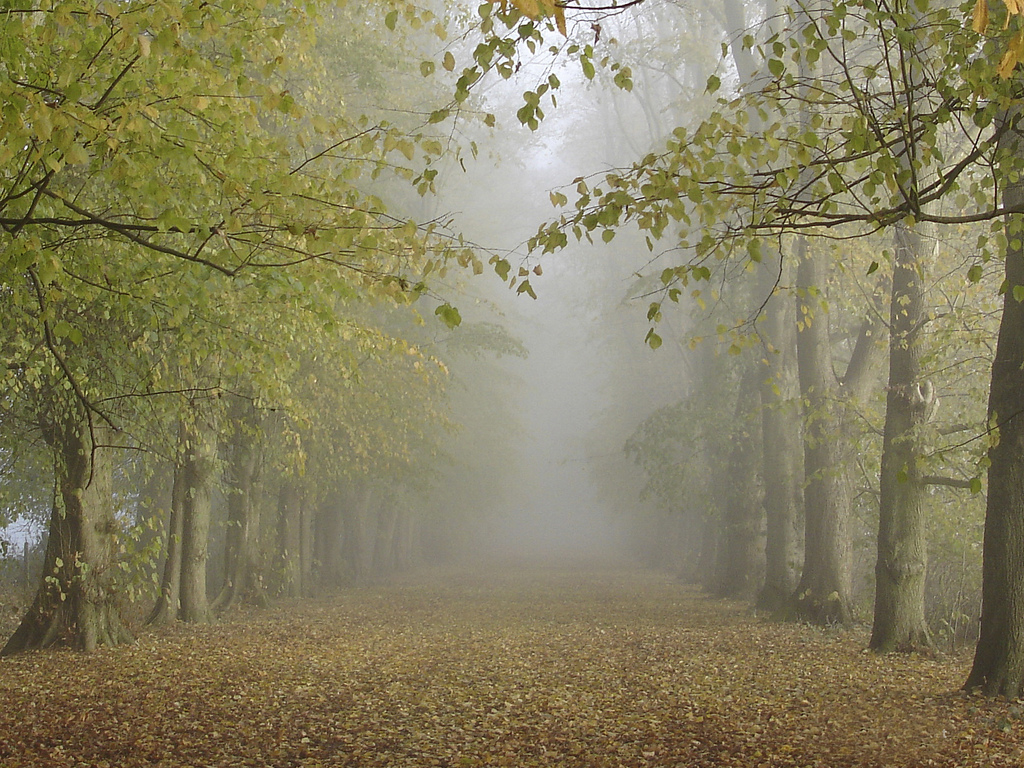
%> input picture JavaVersion/matlab/EnhanceViaRetinexDTCWT/EnhanceViaRetinexDTCWT/images/forest.jpg, 1024 x 768 px
$ octave demo2.m   (GNU Octave 9; MATLAB toolbox functions it lacks are replaced by stand-ins)
%> lines starting %> are read from the running program, lines starting %| are printed output that depends on the picture
### JavaVersion/matlab/OptimizedContrastEnhance/OptimizedContrastEnhance/SimplestColorBalance.m
function outval = SimplestColorBalance(im_org);
satLevel1 = 0.001;
satLevel2 = 0.005;
num = 255;
% SimplestColorBalance(im_orig, satLevel)
% Performs color balancing via histogram normalization.
% satLevel controls the percentage of pixels to clip to white and black.
% Set plot = 0 or 1 to turn diagnostic plots on or off.
if ndims(im_org) == 3
    [m, n, p] = size(im_org);
    imRGB_orig = zeros(p, m * n);
    for i = 1 : p
        imRGB_orig(i, :) = reshape(double(im_org(:, :, i)), [1, m * n]);
        %imRGB_orig(i, :) = imRGB_orig(i, :) / max(imRGB_orig(i, :)) * 255;
    end
else
    [m, n] = size(im_org);
    p = 1;
    imRGB_orig = reshape(double(im_org), [1, m * n]);
    %imRGB_orig = imRGB_orig / max(imRGB_orig) * 255;
end
% full width histogram method
% percentage of the image to saturate to black or white, tweakable param
q = [satLevel1, 1 - satLevel2];
imRGB = zeros(size(imRGB_orig));
for ch = 1 : p
    tiles = quantile(imRGB_orig(ch, :), q);
    temp = imRGB_orig(ch, :);
    temp(find(temp < tiles(1))) = tiles(1);
    temp(find(temp > tiles(2))) = tiles(2);
    imRGB(ch, :) = temp;
    bottom = min(imRGB(ch, :));
    top = max(imRGB(ch, :));
    imRGB(ch, :) = (imRGB(ch, :) - bottom) * num / (top - bottom);
end
if ndims(im_org) == 3
    outval = zeros(size(im_org));
    for i = 1 : p
        outval(:, :, i) = reshape(imRGB(i, :), [m, n]);
    end
else
    outval = reshape(imRGB, [m, n]);
end
%imshow([im_orig,uint8(outval)])

### JavaVersion/matlab/OptimizedContrastEnhance/OptimizedContrastEnhance/AirlightEstimate.m
% Airlight Estimation
function A = AirlightEstimate(img, blocksize, showFigure)
im = img;
[M, N, ~] = size(im);
point = [0,0];
y = 1;
while M * N > blocksize
    % divided image into 4 rectangular region
    subim{1} = im(1:floor(M/2), 1:floor(N/2), :);
    subim{2} = im(1:floor(M/2), floor(N/2)+1:end, :);
    subim{3} = im(floor(M/2)+1:end, 1:floor(N/2), :);
    subim{4} = im(floor(M/2)+1:end, floor(N/2)+1:end, :);
    % for each sub-image, calculate its score (mean substract std)
    s(1) = mean2(subim{1}(:,:,1)) - std2(subim{1}(:,:,1)) + ...
        mean2(subim{1}(:,:,2)) - std2(subim{1}(:,:,2)) + ...
        mean2(subim{1}(:,:,3)) - std2(subim{1}(:,:,3));
    s(2) = mean2(subim{2}(:,:,1)) - std2(subim{2}(:,:,1)) + ...
        mean2(subim{2}(:,:,2)) - std2(subim{2}(:,:,2)) + ...
        mean2(subim{2}(:,:,3)) - std2(subim{2}(:,:,3));
    s(3) = mean2(subim{3}(:,:,1)) - std2(subim{3}(:,:,1)) + ...
        mean2(subim{3}(:,:,2)) - std2(subim{3}(:,:,2)) + ...
        mean2(subim{3}(:,:,3)) - std2(subim{3}(:,:,3));
    s(4) = mean2(subim{4}(:,:,1)) - std2(subim{4}(:,:,1)) + ...
        mean2(subim{4}(:,:,2)) - std2(subim{4}(:,:,2)) + ...
        mean2(subim{4}(:,:,3)) - std2(subim{4}(:,:,3));
    % choose the region with highest score
    x = find(s == max(s));
    im = subim{x};
    [M, N, ~] = size(im);
    if showFigure
        % below used for draw the select region
        startpoint = [1,1;1,floor(N/2)+1;floor(M/2)+1,1;...
            floor(M/2)+1,floor(N/2)+1];
        if y > 1
            point = point + startpoint(x,:);% + [-1, -1];
        else
            point = point + startpoint(x,:);
        end
        y = y + 1;
    end
end
% get the selected region
%figure,imshow(imresize(uint8(im),8))
[M, N, ~] = size(im);
im = double(im);
im1 = sqrt((im(:,:,1)-255.0).^2 + (im(:,:,2)-255.0).^2 + ...
            (im(:,:,3)-255.0).^2);
[p, q] = find(im1 == min(min(im1)));
%A = reshape(im(p(1),q(1),:), [1, 3]);
im1 = im(:,:,1);
im2 = im(:,:,2);
im3 = im(:,:,3);
A = im(p(1),q(1),:);
if showFigure
    % draw the patch in the original image
    [~, ~]=draw_rect(img,point,[M,N]);
end

% draw image with selected region
% [58 lines left out: function draw_rect, not called in this run]

### JavaVersion/matlab/OptimizedContrastEnhance/OptimizedContrastEnhance/TransEstimate.m
function T = TransEstimate(img, patchsz, A, lambda)
[m, n, ~] = size(img);
% resize the input image to match the patch size
if mod(m, patchsz) ~= 0 || mod(n,patchsz) ~= 0
    im = imresize(img, [m - mod(m, patchsz) + patchsz, ...
        n - mod(n, patchsz) + patchsz]);
else
    im = img;
end
% calculate the transmission map
T = zeros(size(im,1),size(im,2));% initial the transmission map
for i = 1 : patchsz : size(im, 1)
    for j = 1 : patchsz : size(im, 2)
        sz = patchsz - 1;
        blk_im = im(i:i+sz,j:j+sz,:);
        Trans = blkTrsEstimate(blk_im, A, lambda);
        T(i:i+sz,j:j+sz) = Trans;
    end
end
T = imresize(T, [m, n]);

### JavaVersion/matlab/OptimizedContrastEnhance/OptimizedContrastEnhance/demo2.m
clc,clear
%load image
%num = 37; % 57,51,50,47,36,37,38
%img = double(load_image(num));
img = imread('forest.jpg');
%> img is the input picture: size 768x1024x3 uint8; mean R, G, B 133.5, 127.1, 94.7
img = double(img);
%> img: size 768x1024x3 double
img = SimplestColorBalance(img);
%> the loop in SimplestColorBalance, `for ch = 1 : p` made 3 passes
%> (bottom, top) on passes 1 to 3: (35, 232), (24, 234), (2, 239)
%> after the loop in SimplestColorBalance, `for i = 1 : p`:
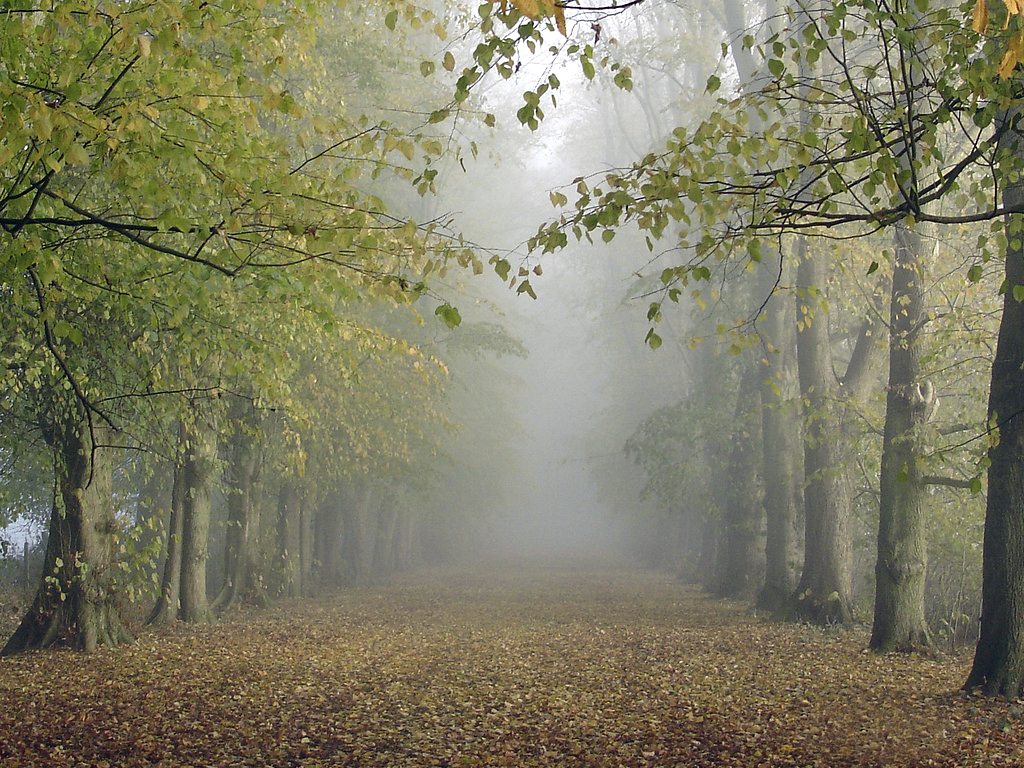
%> outval: size 768x1024x3 double; mean R, G, B 127.4, 125.1, 99.7
%figure,imshow(uint8(img))
[m, n, ~] = size(img);
%> m = 768; n = 1024

%**********************find the airlight**********************
blocksize = 200;
showFigure = false;
A = AirlightEstimate(img, blocksize, showFigure);
%> the loop in AirlightEstimate, `while M * N > blocksize` made 6 passes
%> x on passes 1 to 5: 2, 1, 3, 3, 2
%> (x, M, N) on pass 6: (3, 12, 16)
%> pass 1, in AirlightEstimate, `im = subim{x};`:
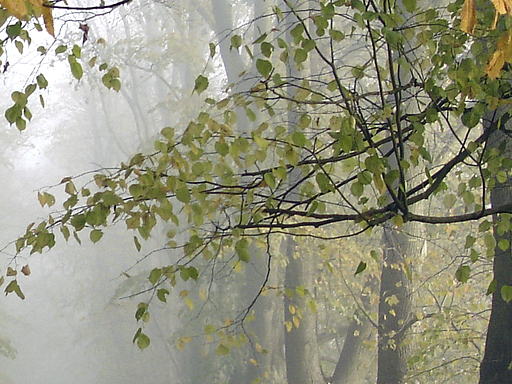
%> im: size 384x512x3 double; mean R, G, B 149.9, 149.9, 129.5
%> pass 2, in AirlightEstimate, `im = subim{x};`:
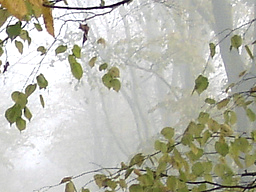
%> im: size 192x256x3 double; mean R, G, B 185.8, 185.7, 172.9
%> pass 3, in AirlightEstimate, `im = subim{x};`:
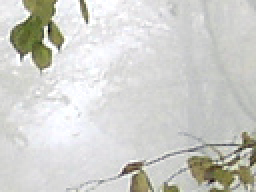
%> im: size 96x128x3 double (shown 2 times larger); mean R, G, B 208, 208.2, 204
%> after the loop in AirlightEstimate, `while M * N > blocksize`: point = [0 0]; s = [693.7 651.9 706.5 657.7]; subim = 4 items; y = 1
%> in AirlightEstimate, `[p, q] = find(im1 == min(min(im1)));`: p = 6; q = 3
%> in AirlightEstimate, `A = im(p(1),q(1),:);`: A = [255 255 255]
%> A = [255 255 255]

%*************find and refine the transmission map************
patchsz = 8; % the size of a patch
lambda = 5; % control the importance of contrast loss and info loss
r = 10;
eps = 10^-8;
T = TransEstimate(img, patchsz, A, lambda);
%> after the loop in TransEstimate, `for i = 1 : patchsz : size(im, 1)`:
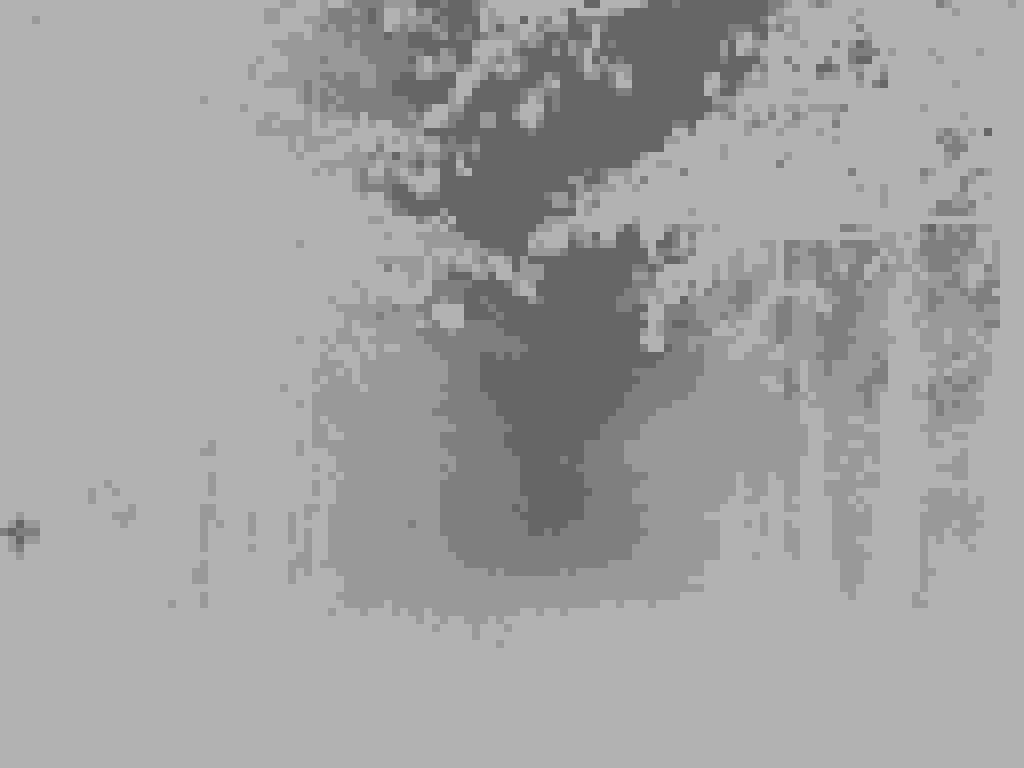
%> T: size 768x1024 double; min 0.4, max 0.7, mean 0.636
%> (the run ends here)

$ run again, with JavaVersion/matlab/EnhanceViaRetinexDTCWT/EnhanceViaRetinexDTCWT/images/earth.jpg copied over JavaVersion/matlab/EnhanceViaRetinexDTCWT/EnhanceViaRetinexDTCWT/images/forest.jpg
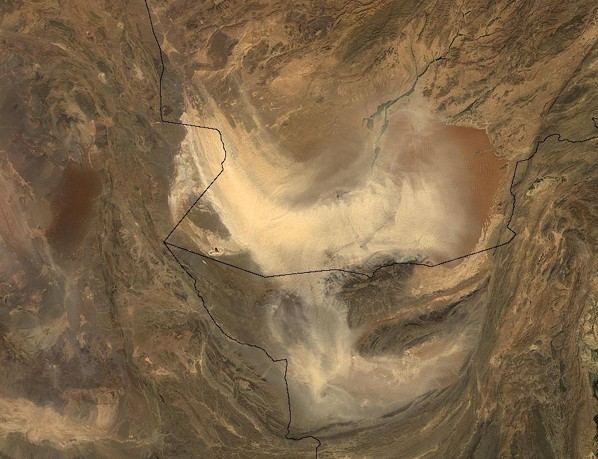
%> input picture JavaVersion/matlab/EnhanceViaRetinexDTCWT/EnhanceViaRetinexDTCWT/images/earth.jpg, 598 x 459 px
%> img is the input picture: size 459x598x3 uint8; mean R, G, B 127.5, 104.2, 74.8
%> img: size 459x598x3 double
%> the loop in SimplestColorBalance, `for ch = 1 : p` made 3 passes
%> (bottom, top) on passes 1 to 3: (36, 249), (23, 211), (4, 155)
%> after the loop in SimplestColorBalance, `for i = 1 : p`:
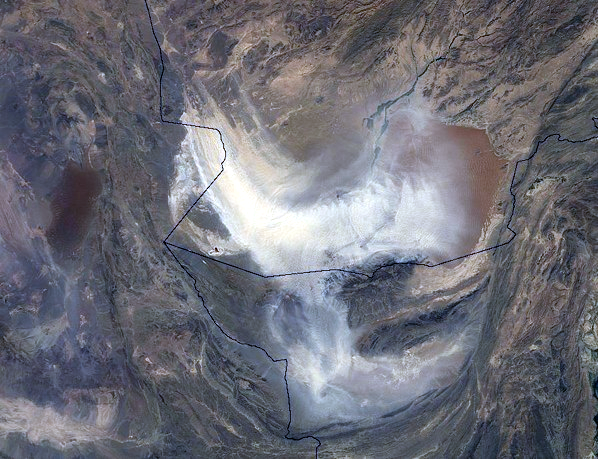
%> outval: size 459x598x3 double; mean R, G, B 109.6, 110.2, 119.5
%> the loop in AirlightEstimate, `while M * N > blocksize` made 6 passes
%> x on passes 1 to 4: 2, 3, 4, 3
%> after the loop in AirlightEstimate, `while M * N > blocksize`: point = [0 0]; s = [680.3 636.7 650.7 583.9]; subim = 4 items; y = 1
%> in AirlightEstimate, `im1 = sqrt((im(:,:,1)-255.0).^2 + (im(:,:,2)-255.0).^2 + (im(:,:,3)-25..`: im1 = [10.77 23.03 34.08 40.51 16.98 26.34 28.15 28.15 51.82; 9.58 21.45 28.15 40.51 21.45 32.04 34.08 38.33 56.47; 20.81 26.34 26.34 38.54 32.38 40.69 42.87 51.86 63.48; 22.46 40.28 51.86 36.44 40.69 42.87 45.08 58.8 63.48; 22.46 35.46 48.29 32.03 41.93 39.84 41.93 50.64 52.88; 32.22 39.65 41.76 32.03 39.84 37.79 41.93 41.93 46.22; 32.22 50.53 66.64 39.26 45.35 45.35 53.99 43.28 47.47]
%> in AirlightEstimate, `[p, q] = find(im1 == min(min(im1)));`: p = 2; q = 1
%> in AirlightEstimate, `im1 = im(:,:,1);`: im1 = [244.2 233.5 226.3 222.7 238.2 231.1 229.9 229.9 216.7; 245.4 234.6 229.9 222.7 234.6 227.5 226.3 223.9 214.3; 235.8 231.1 231.1 223.9 227.5 222.7 221.5 216.7 210.7; 234.6 223.9 216.7 225.1 222.7 221.5 220.3 213.1 210.7; 234.6 226.3 219.1 227.5 221.5 222.7 221.5 216.7 215.5; 229.9 223.9 222.7 227.5 222.7 223.9 221.5 221.5 219.1; 229.9 217.9 209.5 222.7 219.1 219.1 214.3 220.3 217.9]
%> im2 = [255 246.9 238.7 234.7 252.3 244.1 242.8 242.8 227.9; 255 248.2 242.8 234.7 248.2 240.1 238.7 236 225.2; 246.9 244.1 244.1 234.7 238.7 233.3 231.9 226.5 219.7; 245.5 233.3 226.5 236 233.3 231.9 230.6 222.4 219.7; 245.5 236 226.5 238.7 231.9 233.3 231.9 226.5 225.2; 236 231.9 230.6 238.7 233.3 234.7 231.9 231.9 229.2; 236 225.2 215.7 233.3 229.2 229.2 223.8 230.6 227.9]
%> im3 = [255 255 246.6 241.5 255 253.3 251.6 251.6 233; 255 255 251.6 241.5 255 248.2 246.6 243.2 229.7; 255 253.3 253.3 244.9 249.9 243.2 241.5 234.7 226.3; 255 241.5 234.7 246.6 243.2 241.5 239.8 229.7 226.3; 255 246.6 239.8 253.3 244.9 246.6 244.9 238.1 236.4; 248.2 246.6 244.9 253.3 246.6 248.2 244.9 244.9 241.5; 248.2 238.1 226.3 249.9 244.9 244.9 238.1 246.6 243.2]
%> in AirlightEstimate, `A = im(p(1),q(1),:);`: A = [245.4 255 255]
%> after the loop in TransEstimate, `for i = 1 : patchsz : size(im, 1)`:
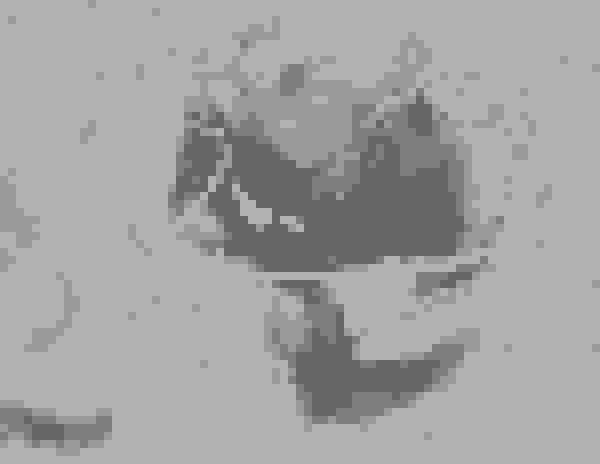
%> T: size 464x600 double; min 0.4, max 0.7, mean 0.64

$ run again, with JavaVersion/matlab/EnhanceViaRetinexDTCWT/EnhanceViaRetinexDTCWT/images/girl.jpg copied over JavaVersion/matlab/EnhanceViaRetinexDTCWT/EnhanceViaRetinexDTCWT/images/forest.jpg
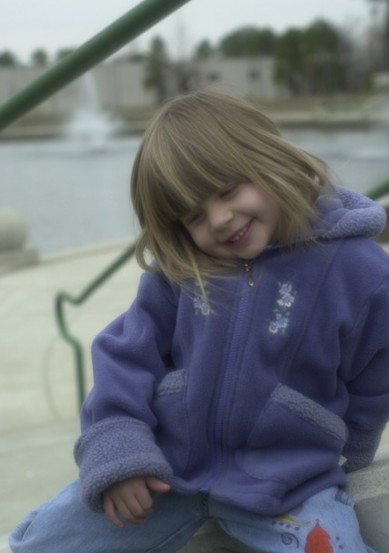
%> input picture JavaVersion/matlab/EnhanceViaRetinexDTCWT/EnhanceViaRetinexDTCWT/images/girl.jpg, 389 x 553 px
%> img is the input picture: size 553x389x3 uint8; mean R, G, B 106.5, 111.5, 118.1
%> img: size 553x389x3 double
%> the loop in SimplestColorBalance, `for ch = 1 : p` made 3 passes
%> (bottom, top) on passes 1 to 3: (21, 219), (20, 229), (24, 231)
%> after the loop in SimplestColorBalance, `for i = 1 : p`:
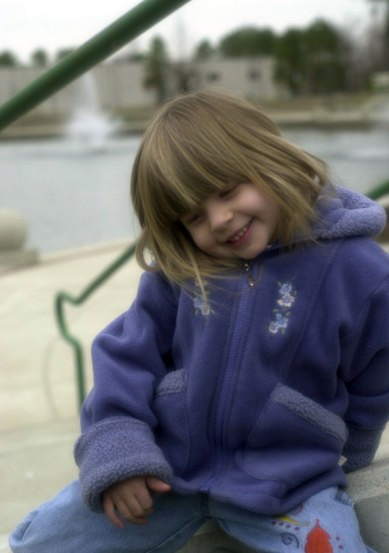
%> outval: size 553x389x3 double; mean R, G, B 110.2, 111.7, 115.9
%> the loop in AirlightEstimate, `while M * N > blocksize` made 6 passes
%> x on passes 1 to 4: 1, 3, 4, 4
%> after the loop in AirlightEstimate, `while M * N > blocksize`: point = [0 0]; s = [644.9 654.4 654.6 637.1]; subim = 4 items; y = 1
%> in AirlightEstimate, `im1 = sqrt((im(:,:,1)-255.0).^2 + (im(:,:,2)-255.0).^2 + (im(:,:,3)-25..`: im1 = [64.91 64.91 66.98 66.98 64.91 64.91; 64.91 64.91 64.91 66.98 64.91 64.91; 64.91 64.91 64.91 64.91 62.84 62.84; 64.89 64.89 64.89 64.89 62.83 62.83; 64.89 64.89 64.89 64.89 62.83 62.83; 65.31 65.31 65.31 65.31 65.31 65.31; 65.31 65.31 65.31 65.31 67.37 65.31; 63.26 65.31 65.31 65.31 67.37 65.31; 63.26 65.31 65.31 65.31 65.31 63.26]
%> in AirlightEstimate, `[p, q] = find(im1 == min(min(im1)));`: p = [4; 5; 4; 5]; q = [5; 5; 6; 6]
%> in AirlightEstimate, `im1 = im(:,:,1);`: im1 = [228 228 226.7 226.7 228 228; 228 228 228 226.7 228 228; 228 228 228 228 229.2 229.2; 226.7 226.7 226.7 226.7 228 228; 226.7 226.7 226.7 226.7 228 228; 228 228 228 228 228 228; 228 228 228 228 226.7 228; 229.2 228 228 228 226.7 228; 229.2 228 228 228 228 229.2]
%> im2 = [224.5 224.5 223.3 223.3 224.5 224.5; 224.5 224.5 224.5 223.3 224.5 224.5; 224.5 224.5 224.5 224.5 225.7 225.7; 225.7 225.7 225.7 225.7 226.9 226.9; 225.7 225.7 225.7 225.7 226.9 226.9; 225.7 225.7 225.7 225.7 225.7 225.7; 225.7 225.7 225.7 225.7 224.5 225.7; 226.9 225.7 225.7 225.7 224.5 225.7; 226.9 225.7 225.7 225.7 225.7 226.9]
%> im3 = [204.5 204.5 203.3 203.3 204.5 204.5; 204.5 204.5 204.5 203.3 204.5 204.5; 204.5 204.5 204.5 204.5 205.7 205.7; 204.5 204.5 204.5 204.5 205.7 205.7; 204.5 204.5 204.5 204.5 205.7 205.7; 203.3 203.3 203.3 203.3 203.3 203.3; 203.3 203.3 203.3 203.3 202 203.3; 204.5 203.3 203.3 203.3 202 203.3; 204.5 203.3 203.3 203.3 203.3 204.5]
%> in AirlightEstimate, `A = im(p(1),q(1),:);`: A = [228 226.9 205.7]
%> after the loop in TransEstimate, `for i = 1 : patchsz : size(im, 1)`:
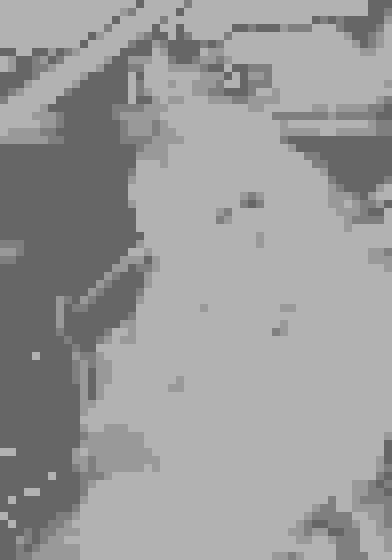
%> T: size 560x392 double; min 0.4, max 0.7, mean 0.606
